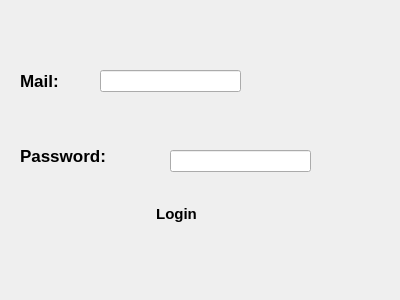
<?xml version="1.0" encoding="UTF-8"?>
<ui version="4.0">
 <class>login</class>
 <widget class="QDialog" name="login">
  <property name="geometry">
   <rect>
    <x>0</x>
    <y>0</y>
    <width>400</width>
    <height>300</height>
   </rect>
  </property>
  <property name="windowTitle">
   <string>Login</string>
  </property>
  <property name="windowIcon">
   <iconset resource="resource.qrc">
    <normaloff>:/img/sns icon.PNG</normaloff>:/img/sns icon.PNG</iconset>
  </property>
  <property name="styleSheet">
   <string notr="true">background-image: url(:/img/77.jpg);</string>
  </property>
  <widget class="QLabel" name="label">
   <property name="geometry">
    <rect>
     <x>20</x>
     <y>70</y>
     <width>81</width>
     <height>21</height>
    </rect>
   </property>
   <property name="font">
    <font>
     <pointsize>13</pointsize>
     <weight>75</weight>
     <bold>true</bold>
    </font>
   </property>
   <property name="text">
    <string>Mail:</string>
   </property>
  </widget>
  <widget class="QLabel" name="label_2">
   <property name="geometry">
    <rect>
     <x>20</x>
     <y>140</y>
     <width>121</width>
     <height>31</height>
    </rect>
   </property>
   <property name="font">
    <font>
     <pointsize>13</pointsize>
     <weight>75</weight>
     <bold>true</bold>
    </font>
   </property>
   <property name="styleSheet">
    <string notr="true"/>
   </property>
   <property name="text">
    <string>Password:</string>
   </property>
  </widget>
  <widget class="QLineEdit" name="lineEdit_password">
   <property name="geometry">
    <rect>
     <x>170</x>
     <y>150</y>
     <width>141</width>
     <height>22</height>
    </rect>
   </property>
  </widget>
  <widget class="QPushButton" name="pushButton_login">
   <property name="geometry">
    <rect>
     <x>130</x>
     <y>200</y>
     <width>93</width>
     <height>28</height>
    </rect>
   </property>
   <property name="font">
    <font>
     <pointsize>11</pointsize>
     <weight>75</weight>
     <bold>true</bold>
    </font>
   </property>
   <property name="styleSheet">
    <string notr="true">QPushButton{

     background: qlineargradient(x1: 0, y1: 0, x2: 0, y2: 1,
                                 stop: 0 #f7f7f7, stop: 0.4 #f0f0f0,
                                 stop: 0.5 #e8e8e8, stop: 1.0 #dcdcdc);
border-radius:5px;
border-radius:5px;

}



QPushButton:hover{
background:   qlineargradient(x1: 0, y1: 0, x2: 0, y2: 1,
                                 stop: 0 #1b83fe, stop: 0.4 #4399fe,
                                 stop: 0.5 #5da7fe, stop: 1.0 #77b5fe);
color:white;
}</string>
   </property>
   <property name="text">
    <string>Login</string>
   </property>
  </widget>
  <widget class="QLineEdit" name="lineEdit_mail">
   <property name="geometry">
    <rect>
     <x>100</x>
     <y>70</y>
     <width>141</width>
     <height>22</height>
    </rect>
   </property>
  </widget>
 </widget>
 <resources>
  <include location="resource.qrc"/>
 </resources>
 <connections/>
</ui>
